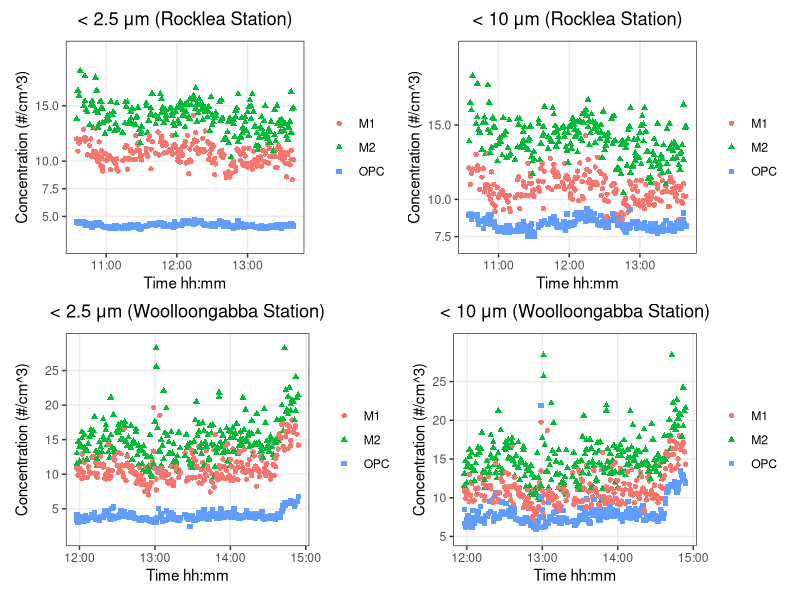

Write the R code that produced this figure.
## ---- chunk 1
knitr::opts_chunk$set(echo = TRUE)
## ---- chunk 2
library(tidyverse)
library(ggplot2)
rock2.5 <- read.csv("Data/Rocklea station 2.5um.csv")
rock10 <- read.csv("Data/Rocklea station 10um.csv")
wool2.5 <- read.csv("Data/Woolloongabba station 2.5.csv")
wool10 <- read.csv("Data/Woolloongabba station 10um.csv")
## ---- chunk 3
Rock2.5 <- rock2.5 %>%
  pivot_longer(2:4, names_to = "type", values_to = "value")
Rock2.5$t <- as.POSIXct(Rock2.5$t, format = "%d/%m/%Y %H:%M", "%H:%M", tz = "EST")
typeof(Rock2.5$t)
Rock10 <- rock10 %>%
  pivot_longer(2:4, names_to = "type", values_to = "value")
Rock10$t <- as.POSIXct(Rock10$t, format = "%d/%m/%Y %H:%M", "%H:%M", tz = "EST")
Wool2.5 <- wool2.5 %>%
  pivot_longer(2:4, names_to = "type", values_to = "value")
Wool2.5$t <- as.POSIXct(Wool2.5$t, format = "%d/%m/%Y %H:%M", "%H:%M", tz = "EST")
Wool10 <- wool10 %>%
  pivot_longer(2:4, names_to = "type", values_to = "value")
Wool10$t <- as.POSIXct(Wool10$t, format = "%d/%m/%Y %H:%M", "%H:%M", tz = "EST")

## ---- chunk 4
plotA <- Rock2.5 %>%
  ggplot(aes(x = t, y = value, shape = type, color = type)) +
  geom_point() +
  theme_bw() +
  theme(panel.grid.minor = element_blank(),
        plot.title = element_text(hjust = 0.5, vjust = 2)) +
  labs(y = "Concentration (#/cm^3)",
       x = "Time hh:mm",
       title = "< 2.5 μm (Rocklea Station)") +
  scale_y_continuous(breaks = c(5, 7.5, 10, 15), limits = c(2.5, 20)) +
  theme(legend.title= element_blank())
## ---- chunk 5
plotB <- Rock10 %>%
  ggplot(aes(x = t, y = value, shape = type, color = type)) +
  geom_point() +
  theme_bw() +
  theme(panel.grid.minor = element_blank(),
        plot.title = element_text(hjust = 0.5, vjust = 2)) +
  labs(y = "Concentration (#/cm^3)",
       x = "Time hh:mm",
       title = "< 10 μm (Rocklea Station)") +
  scale_y_continuous(breaks = c(7.5, 10, 15), limits = c(7, 20)) +
  theme(legend.title= element_blank())
## ---- chunk 6
plotC <- Wool2.5 %>%
  ggplot(aes(x = t, y = value, shape = type, color = type)) +
  geom_point() +
  theme_bw() +
  theme(panel.grid.minor = element_blank(),
        plot.title = element_text(hjust = 0.5, vjust = 2)) +
  labs(y = "Concentration (#/cm^3)",
       x = "Time hh:mm",
       title = "< 2.5 μm (Woolloongabba Station)") +
  scale_y_continuous(breaks = c(5, 10, 15, 20, 25), limits = c(1, 29)) +
  theme(legend.title= element_blank())
## ---- chunk 7
plotD <- Wool10 %>%
  ggplot(aes(x = t, y = value, shape = type, color = type)) +
  geom_point() +
  theme_bw() +
  theme(panel.grid.minor = element_blank(),
        plot.title = element_text(hjust = 0.5, vjust = 2)) +
  labs(y = "Concentration (#/cm^3)",
       x = "Time hh:mm",
       title = "< 10 μm (Woolloongabba Station)") +
  scale_y_continuous(breaks = c(5, 10, 15, 20, 25), limits = c(5, 30)) +
  theme(legend.title= element_blank())
## ---- chunk 8
library(patchwork)
(plotA + plotB) / (plotC + plotD)
